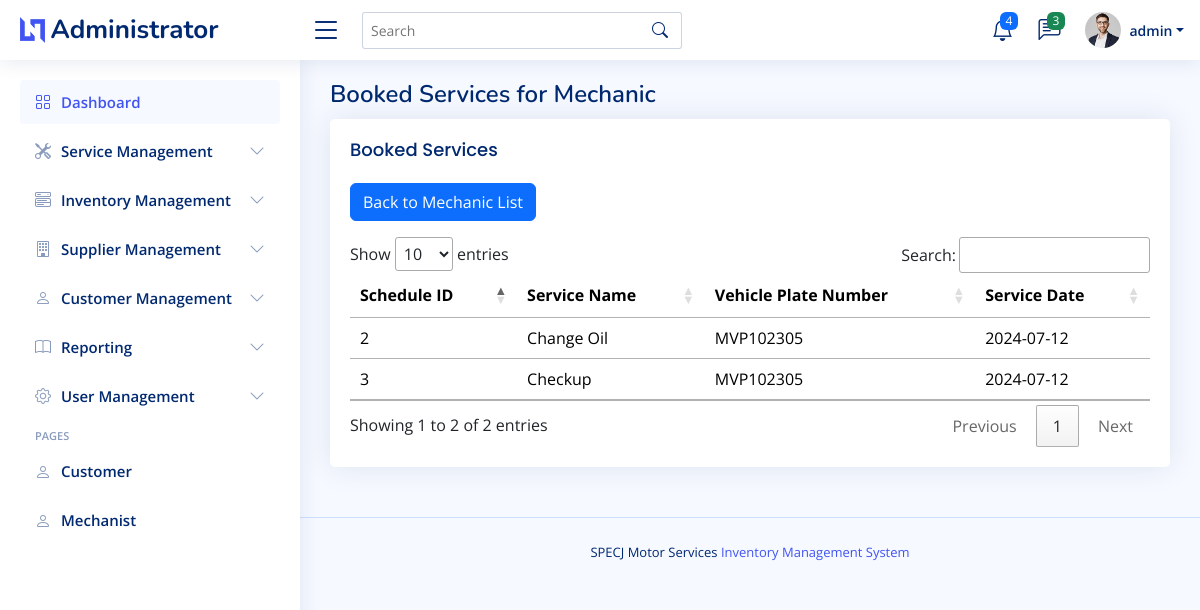
/admin/mechanic_list_of_services.php?mechanist_id=3 (signed in), run on the app's committed database.
### tables this page shows
CREATE TABLE `scheduling_services_tbl`  (
  `sched_service_id` int NOT NULL AUTO_INCREMENT,
  `customer_id` int NULL DEFAULT NULL,
  `vehicle_id` int NULL DEFAULT NULL,
  `services_id` int NULL DEFAULT NULL,
  `service_description` varchar(255) NULL DEFAULT NULL,
  `service_date` date NULL DEFAULT NULL,
  `preferred_time` time NULL DEFAULT NULL,
  `mechanist_id` int NULL DEFAULT NULL,
  `technician_notes` varchar(255) NULL DEFAULT NULL,
  `customer_comments` varchar(255) NULL DEFAULT NULL,
  `special_instruction` varchar(255) NULL DEFAULT NULL,
  `status` varchar(255) NULL DEFAULT NULL,
  PRIMARY KEY (`sched_service_id`) USING BTREE
);

CREATE TABLE `services_tbl`  (
  `id` int NOT NULL AUTO_INCREMENT,
  `services_type` enum('Car','Motorcycle') NOT NULL,
  `services_name` varchar(255) NOT NULL,
  `price` decimal(10, 2) NOT NULL,
  PRIMARY KEY (`id`) USING BTREE
);

CREATE TABLE `c_vehicles_registration_tbl`  (
  `id` int NOT NULL AUTO_INCREMENT,
  `customer_id` int NULL DEFAULT NULL,
  `vehicle_model` varchar(100) NOT NULL,
  `vehicle_year` int NOT NULL,
  `license_plate` varchar(20) NOT NULL,
  `mileage` int NULL DEFAULT NULL,
  `vin` varchar(50) NULL DEFAULT NULL,
  `registration_date` date NULL DEFAULT NULL,
  `notes` text NULL,
  PRIMARY KEY (`id`) USING BTREE,
  INDEX `customer_id`(`customer_id` ASC) USING BTREE,
  CONSTRAINT `c_vehicles_registration_tbl_ibfk_1` FOREIGN KEY (`customer_id`) REFERENCES `customers_tbl` (`id`) ON DELETE RESTRICT ON UPDATE RESTRICT
);

### admin/mechanic_list_of_services.php (the view, shortened to what this page needs)
<?php
include("admin_header.php");
?>
<body>
    <?php
    include("admin_topnav.php");
    include("admin_sidenav.php");
    ?>
    <main id="main" class="main">
        <div class="pagetitle">
            <h1>Booked Services for Mechanic</h1>
        </div>
        <section class="section">
            <div class="row">
                <div class="col-lg-12">
                    <div class="card">
                        <div class="card-body">
                            <h5 class="card-title">Booked Services</h5>
                            <a href="mechanist_assign_services.php"><button type="button" class="btn btn-primary mb-3"  >Back to Mechanic List</button></a>
                            <?php
                            if (isset($_GET['mechanist_id'])) {
                                $mechanist_id = $_GET['mechanist_id'];
                                $scheduleQuery = "
                                    SELECT
                                        ss.sched_service_id,
                                        s.services_name,
                                        ss.service_date,
                                        v.license_plate AS vehicle_no
                                    FROM
                                        scheduling_services_tbl ss
                                    INNER JOIN
                                        services_tbl s ON ss.services_id = s.id
                                    INNER JOIN
                                        c_vehicles_registration_tbl v ON ss.vehicle_id = v.id
                                    WHERE
                                        ss.mechanist_id = ?
                                ";
                                $scheduleStmt = $connection->prepare($scheduleQuery);
                                $scheduleStmt->bind_param('i', $mechanist_id);
                                $scheduleStmt->execute();
                                $scheduleResult = $scheduleStmt->get_result();
                                if ($scheduleResult->num_rows > 0) {
                                    echo "<table id='bookedServicesTable' class='table table-hovered'>";
                                    echo "<thead>";
                                    echo "<tr>";
                                    echo "<th>Schedule ID</th>";
                                    echo "<th>Service Name</th>";
                                    echo "<th>Vehicle Plate Number</th>";
                                    echo "<th>Service Date</th>";
                                    echo "</tr>";
                                    echo "</thead>";
                                    echo "<tbody>";
                                    while ($scheduleRow = $scheduleResult->fetch_assoc()) {
                                        echo "<tr>";
                                        echo "<td>" . htmlspecialchars($scheduleRow['sched_service_id']) . "</td>";
                                        echo "<td>" . htmlspecialchars($scheduleRow['services_name']) . "</td>";
                                        echo "<td>" . htmlspecialchars($scheduleRow['vehicle_no']) . "</td>";
                                        echo "<td>" . htmlspecialchars($scheduleRow['service_date']) . "</td>";
                                        echo "</tr>";
                                    }
                                    echo "</tbody>";
                                    echo "</table>";
                                } else {
                                    echo "<p>No booked services found for this mechanic.</p>";
                                }
                            } else {
                                echo "<p>Invalid request.</p>";
                            }
                            ?>
                        </div>
                    </div>
                </div>
            </div>
        </section>
    </main>
    <?php
    include("admin_footer.php");
    ?>
</body>
</html>

### assets/css/style.css (style rules this page uses)
:root { scroll-behavior: smooth; }
body { font-family: "Open Sans", sans-serif; background: #f6f9ff; color: #444444; }
h1, h2, h3, h4, h5, h6 { font-family: "Nunito", sans-serif; }
#main { margin-top: 60px; padding: 20px 30px; transition: all 0.3s; }
.pagetitle { margin-bottom: 10px; }
.pagetitle h1 { font-size: 24px; margin-bottom: 0; font-weight: 600; color: #012970; }
.card { margin-bottom: 30px; border: none; border-radius: 5px; box-shadow: 0px 0 30px rgba(1, 41, 112, 0.1); }
.card-title { padding: 20px 0 15px 0; font-size: 18px; font-weight: 500; color: #012970; font-family: "Poppins", sans-serif; }
.card-body { padding: 0 20px 20px 20px; }
@media (min-width: 1200px) { #main, #footer { margin-left: 300px; } }

### data on the page
scheduling_services_tbl: sched_service_id "2", services_tbl.services_name "Change Oil", c_vehicles_registration_tbl.license_plate "MVP102305", service_date "2024-07-12"
scheduling_services_tbl: sched_service_id "3", services_tbl.services_name "Checkup", c_vehicles_registration_tbl.license_plate "MVP102305", service_date "2024-07-12"

### other printed values
$_SESSION['username'] "admin"
